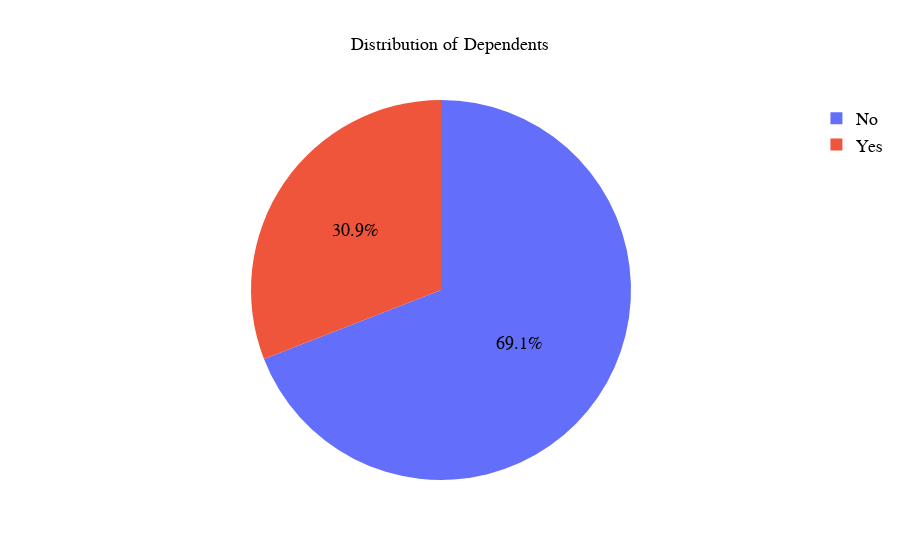

Write notebook code for a chart like this one.
### Markdown cell above
Dependents column

### Code cell
#Vizualization of dependents

fig = px.pie(df, names='Dependents', title='Distribution of Dependents')
font_style = {'family':'Arial', 'size':18, 'color':'black'}
#customize title font
fig.update_layout(title_font=font_style, title_x=0.5)
#Customize text inside pie chart
fig.update_traces(textfont=font_style)
#Customize legend
fig.update_layout(legend=dict(font=dict(font_style)))
fig.show()

### Figure 1 — Plotly figure (JSON) as saved in the notebook; plotly's stock layout.template omitted (floating-point values rounded to 4 significant figures; data arrays with more than 128 entries replaced by an {"elided": "..."} marker saying what was removed)
{"data": [{"domain": {"x": [0, 1], "y": [0, 1]}, "hovertemplate": "Dependents=%{label}<extra></extra>", "labels": {"elided": "5040 str values"}, "legendgroup": "", "name": "", "showlegend": true, "textfont": {"color": "black", "family": "Arial", "size": 18}, "type": "pie"}], "layout": {"legend": {"font": {"color": "black", "family": "Arial", "size": 18}, "tracegroupgap": 0}, "title": {"font": {"color": "black", "family": "Arial", "size": 18}, "text": "Distribution of Dependents", "x": 0.5}}}
